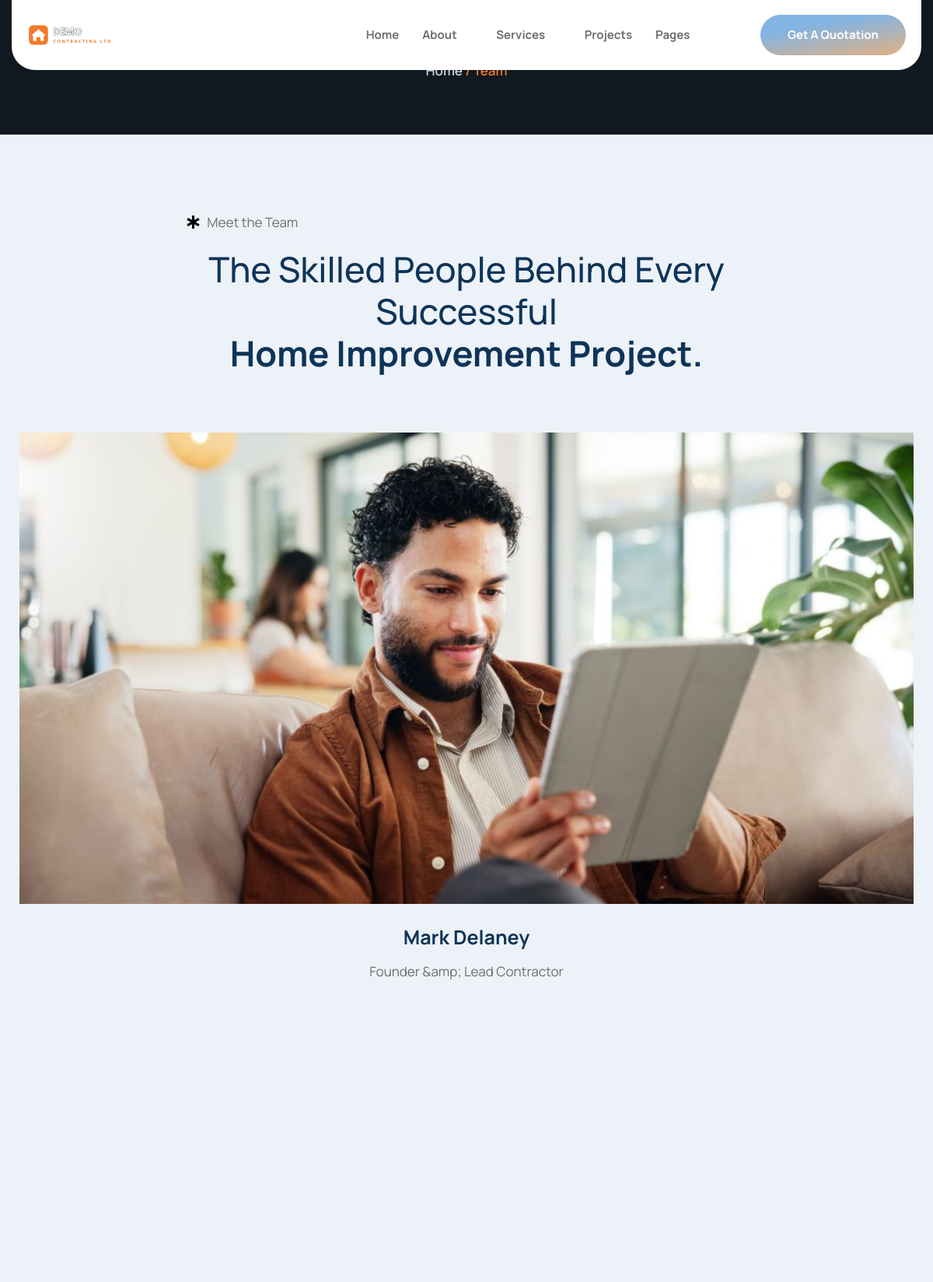
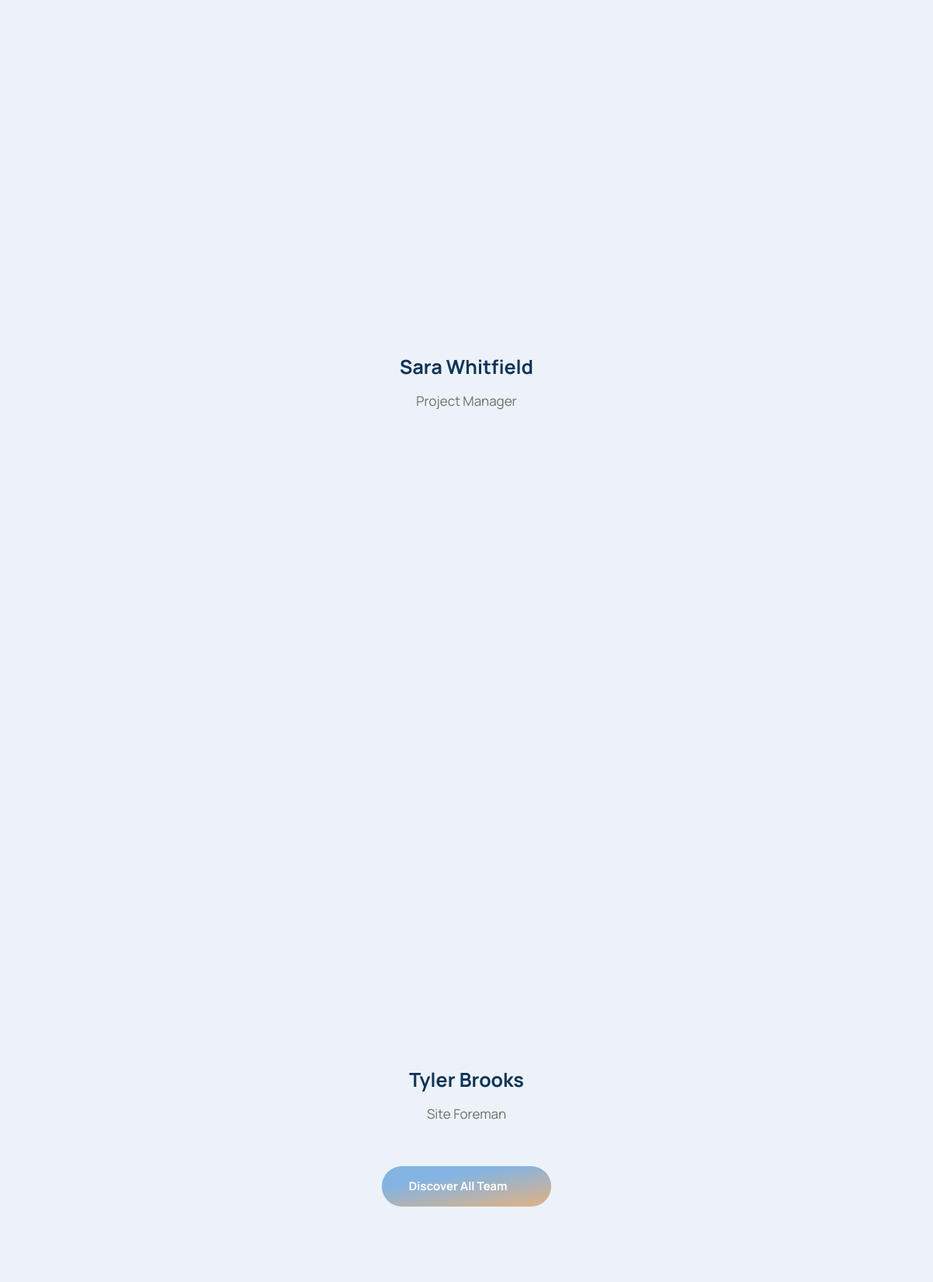
The app's page /team (upper part) with its own data (2 pictures, top to bottom).
### tables this page shows
CREATE TABLE IF NOT EXISTS content_blocks (
    id         INT UNSIGNED NOT NULL AUTO_INCREMENT,
    block_key  VARCHAR(64)  NOT NULL,
    label      VARCHAR(128) NOT NULL DEFAULT '',
    eyebrow    VARCHAR(191) NULL,
    heading    TEXT         NULL,
    body       TEXT         NULL,
    image      VARCHAR(255) NULL,
    image2     VARCHAR(255) NULL,
    extra      TEXT         NULL,
    bg_image   VARCHAR(255) NULL,
    PRIMARY KEY (id),
    UNIQUE KEY uq_block_key (block_key)
);

CREATE TABLE IF NOT EXISTS items (
    id         INT UNSIGNED NOT NULL AUTO_INCREMENT,
    section    VARCHAR(48)  NOT NULL,
    title      VARCHAR(191) NULL,
    subtitle   VARCHAR(191) NULL,
    body       TEXT         NULL,
    image      VARCHAR(255) NULL,
    icon       VARCHAR(128) NULL,
    value      VARCHAR(128) NULL,
    url        VARCHAR(255) NULL,
    sort_order INT          NOT NULL DEFAULT 0,
    is_active  TINYINT(1)   NOT NULL DEFAULT 1,
    PRIMARY KEY (id),
    KEY idx_section_sort (section, sort_order)
);

### app/views/team.php (called while the page is built, shortened)
<?php
$seo_opts = ['title' => 'Our Team', 'description' => 'Meet the crew behind ' . setting('site_name', SITE_NAME) . '.', 'path' => 'team'];
require __DIR__ . '/partials/header.php';
require __DIR__ . '/partials/breadcrumb.php';
require __DIR__ . '/sections/team.php';
require __DIR__ . '/partials/footer.php';

### public/index.php (called while the page is built, shortened)
<?php
require_once __DIR__ . '/../app/helpers.php';
$path = parse_url($_SERVER['REQUEST_URI'] ?? '/', PHP_URL_PATH) ?? '/';
$path = trim(rawurldecode($path), '/');
$segments = $path === '' ? [] : explode('/', $path);
$head = $segments[0] ?? '';
$route_id   = null;
$route_slug = null;
switch ($head) {
    case 'team':
        $view = 'team';
        break;
}
render_view($view, ['route_id' => $route_id, 'route_slug' => $route_slug]);

### app/db.php (called while the page is built, shortened)
<?php
function db(): PDO
{
    static $pdo = null;
    if ($pdo instanceof PDO) {
        return $pdo;
    }
    $dsn = 'mysql:host=' . DB_HOST . ';dbname=' . DB_NAME . ';charset=' . DB_CHARSET;
    try {
        $pdo = new PDO($dsn, DB_USER, DB_PASS, [
            PDO::ATTR_ERRMODE            => PDO::ERRMODE_EXCEPTION,
            PDO::ATTR_DEFAULT_FETCH_MODE => PDO::FETCH_ASSOC,
            PDO::ATTR_EMULATE_PREPARES   => false,
        ]);
    } catch (PDOException $e) {
        http_response_code(500);
        if (ini_get('display_errors')) {
            echo 'Database connection failed: ' . htmlspecialchars($e->getMessage());
        } else {
            echo 'The site is temporarily unavailable. Please try again shortly.';
        }
        exit;
    }
    return $pdo;
}

### app/views/sections/team.php (the view, shortened to what this page needs)
<?php
$b       = block('team');
$members = items('team');
?>
<div class="elementor-element elementor-element-5f631e94 e-flex e-con-boxed e-con e-parent ltk-editable" data-settings="{&quot;background_background&quot;:&quot;classic&quot;}">
  <div class="e-con-inner">
    <div class="elementor-element elementor-element-1ade0690 e-con-full e-flex e-con e-child">
      <div class="elementor-element elementor-element-8b5e76 e-flex e-con-boxed e-con e-child">
        <div class="e-con-inner">
          <?= ekit_eyebrow($b['eyebrow']) ?>
          <?= ekit_heading($b['heading'], 'center') ?>
        </div>
      </div>
    </div>
    <div class="elementor-element elementor-element-718f7bbf e-con-full e-flex e-con e-child">
      <?php foreach ($members as $i => $row): $social = $row['url'] ?: '#'; ?>
      <div class="elementor-element e-con-full e-flex e-con e-child animated fadeInUp" data-settings="{&quot;animation&quot;:&quot;fadeInUp&quot;,&quot;animation_delay&quot;:<?= $i * 200 ?>}">
        <div class="elementor-element elementor-widget elementor-widget-elementskit-team" data-widget_type="elementskit-team.default">
          <div class="elementor-widget-container">
            <div class="ekit-wid-con">
              <div class="profile-image-card elementor-animation- ekit-team-img ekit-team-style-overlay text-center">
                <img decoding="async" src="<?= e(img($row['image'])) ?>" title="<?= e($row['title']) ?>" alt="<?= e($row['title']) ?>" loading="lazy">
              </div>
            </div>
          </div>
        </div>
        <div class="elementor-element elementor-widget elementor-widget-icon-box" data-widget_type="icon-box.default">
          <div class="elementor-widget-container"><div class="elementor-icon-box-wrapper"><div class="elementor-icon-box-content">
            <h4 class="elementor-icon-box-title"><span><?= $row['title'] ?></span></h4>
            <p class="elementor-icon-box-description"><?= e($row['subtitle']) ?></p>
          </div></div></div>
        </div>
      </div>
      <?php endforeach; ?>
    </div>
    <div class="elementor-element elementor-element-b63c942 elementor-widget__width-auto elementor-align-center elementor-widget elementor-widget-button" data-widget_type="button.default">
      <div class="elementor-widget-container"><div class="elementor-button-wrapper">
        <a class="elementor-button elementor-button-link elementor-size-sm elementor-animation-float" href="<?= url('about') ?>">
          <span class="elementor-button-content-wrapper"><span class="elementor-button-icon"><i aria-hidden="true" class="icon icon-arrow-right"></i></span><span class="elementor-button-text">Discover All Team</span></span>
        </a>
      </div></div>
    </div>
  </div>
</div>

### app/helpers.php (shortened to what this page needs)
<?php
function e($v): string
{
    return htmlspecialchars((string) $v, ENT_QUOTES, 'UTF-8');
}
function url(string $path = ''): string
{
    $path = ltrim($path, '/');
    return '/' . $path;
}
function img(?string $path, string $fallback = ''): string
{
    $path = trim((string) $path);
    return ltrim($path, '/');
}
function settings(): array
{
    static $cache = null;
    if ($cache !== null) {
        return $cache;
    }
    $cache = [];
    try {
        foreach (db()->query('SELECT setting_key, setting_value FROM settings') as $r) {
            $cache[$r['setting_key']] = $r['setting_value'];
        }
    } catch (Throwable $e) {
        $cache = [];
    }
    return $cache;
}
function setting(string $key, string $default = ''): string
{
    $all = settings();
    $val = $all[$key] ?? '';
    return ($val === '' || $val === null) ? $default : $val;
}
function block(string $key): array
{
    static $cache = [];
    $stmt = db()->prepare('SELECT * FROM content_blocks WHERE block_key = ? LIMIT 1');
    $stmt->execute([$key]);
    $row = $stmt->fetch() ?: [];
    $defaults = ['block_key' => $key, 'label' => '', 'eyebrow' => '', 'heading' => '',
        'body' => '', 'image' => '', 'image2' => '', 'extra' => '', 'bg_image' => ''];
    return $cache[$key] = array_merge($defaults, $row);
}
function items(string $section, bool $only_active = true): array
{
    static $cache = [];
    $ck = $section . ($only_active ? ':1' : ':0');
    $sql = 'SELECT * FROM items WHERE section = ?';
    if ($only_active) {
        $sql .= ' AND is_active = 1';
    }
    $sql .= ' ORDER BY sort_order ASC, id ASC';
    $stmt = db()->prepare($sql);
    $stmt->execute([$section]);
    return $cache[$ck] = $stmt->fetchAll();
}
function ekit_eyebrow(string $text): string
{
    return '<div class="elementor-element elementor-icon-list--layout-traditional elementor-widget elementor-widget-icon-list" data-widget_type="icon-list.default">'
        . '<div class="elementor-widget-container"><ul class="elementor-icon-list-items"><li class="elementor-icon-list-item">'
        . '<span class="elementor-icon-list-icon"><svg aria-hidden="true" class="e-font-icon-svg e-fas-star-of-life" viewBox="0 0 480 512" xmlns="http://www.w3.org/2000/svg"><path d="M471.99 334.43L336.06 256l135.93-78.43c7.66-4.42 10.28-14.2 5.86-21.86l-32.02-55.43c-4.42-7.65-14.21-10.28-21.87-5.86l-135.93 78.43V16c0-8.84-7.17-16-16.01-16h-64.04c-8.84 0-16.01 7.16-16.01 16v156.86L56.04 94.43c-7.66-4.42-17.45-1.79-21.87 5.86L2.15 155.71c-4.42 7.65-1.8 17.44 5.86 21.86L143.94 256 8.01 334.43c-7.66 4.42-10.28 14.21-5.86 21.86l32.02 55.43c4.42 7.65 14.21 10.27 21.87 5.86l135.93-78.43V496c0 8.84 7.17 16 16.01 16h64.04c8.84 0 16.01-7.16 16.01-16V339.14l135.93 78.43c7.66 4.42 17.45 1.8 21.87-5.86l32.02-55.43c4.42-7.65 1.8-17.43-5.86-21.85z"></path></svg></span>'
        . '<span class="elementor-icon-list-text">' . e($text) . '</span></li></ul></div></div>';
}
function ekit_heading(string $heading_html, string $align = 'left'): string
{
    $align = $align === 'center' ? 'text_center' : 'text_left';
    return '<div class="elementor-element elementor-widget elementor-widget-elementskit-heading" data-widget_type="elementskit-heading.default">'
        . '<div class="elementor-widget-container"><div class="ekit-wid-con"><div class="ekit-heading elementskit-section-title-wraper ' . $align . '">'
        . '<h2 class="ekit-heading--title elementskit-section-title ">' . $heading_html . '</h2></div></div></div></div>';
}
function render_view(string $name, array $vars = []): void
{
    extract($vars, EXTR_SKIP);
    $file = __DIR__ . '/views/' . $name . '.php';
    require $file;
}

### public/assets/css/anim-up.css (style rules this page uses)
.fadeInUp { animation-name:fadeInUp }

### public/assets/css/anim-float.css (style rules this page uses)
.elementor-animation-float { transition-duration:.3s;transition-property:transform;transition-timing-function:ease-out }

### public/assets/css/w-spacer.css (style rules this page uses)
.e-con { --container-widget-width:100% }

### public/assets/css/site.v8.css (style rules this page uses)
.animated { animation-duration:.8s;animation-fill-mode:both }
.ltk-editable { position:relative }

### records on screen
content_blocks: eyebrow "Meet the Team", heading "The Skilled People Behind Every Successful Home Improvement Project."
items: image (picture), title "Mark Delaney", subtitle "Founder &amp; Lead Contractor"
items: image (picture), title "Sara Whitfield", subtitle "Project Manager"
items: image (picture), title "Tyler Brooks", subtitle "Site Foreman"

### other values on screen
$c[0] "Home"
$c[0] "Team"
